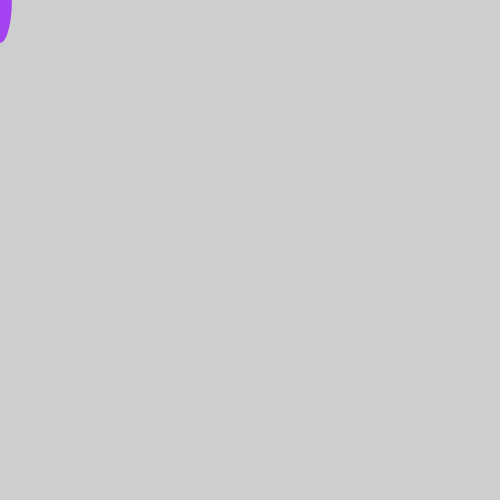
Frame 1 (no input)
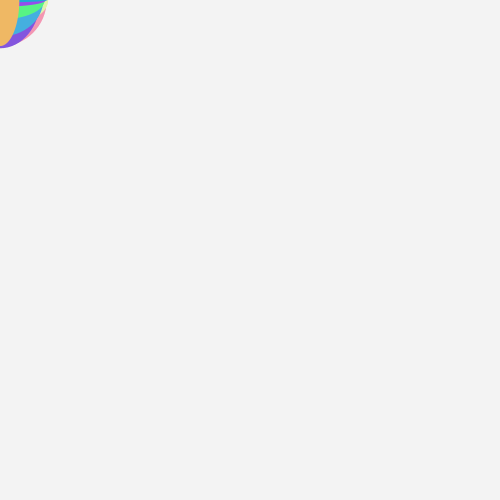
Frame 60 (the mouse pressed at the canvas centre just before this capture)
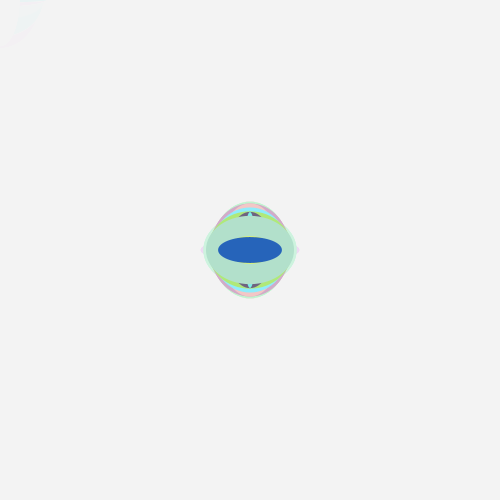
Frame 120 (the mouse held since frame 60 and released just before this capture)

The Processing sketch that drew these frames (run headless with seeded random() and noise(); from frame 60 on, the mouse is pressed at the canvas centre):

// Processing sketch: sketch_02a_random
// ── sketch_02a_random.pde
void setup () {
  size (500, 500); 
  noStroke();
}

void draw () {
  fill (255, 10);//rellena de blanco con transparencia 10%
  rect (0, 0, width, height);//realiza un rectángulo de toda la pantalla con transparencia
  fill (random(255), random(255), random(255));//cambiamos a relleno aletaorio
  ellipse (mouseX, mouseY, random (100), random(100));//dibuja elipses de tamaños aleatorios en la posición del ratón
}
